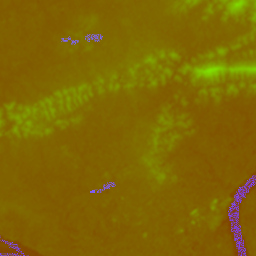
#> input picture data/liuzhou/open/terrain/12-3292-1761.png, 256 x 256 px, found by its file name; its folder holds 4 pictures in this run
$ python import-liuzhou-terrain.py
#> lines starting #> are read from the running program, lines starting #| are printed output that depends on the picture
"""Rebuild Liuzhou terrain from public Mapzen/AWS Terrarium DEM tiles.

Requires Pillow. Run from any directory with Python 3. Cached original tiles
remain in tmp/liuzhou/terrain; generated grids include their URL and SHA-256.
No visual exaggeration, summit painting, or vertical rescaling is performed.
"""
from concurrent.futures import ThreadPoolExecutor
from hashlib import sha256
from pathlib import Path
from urllib.request import urlopen
import json
import math

from PIL import Image

ROOT = Path(__file__).resolve().parents[1]
CACHE = ROOT / "tmp/liuzhou/terrain"
CACHE.mkdir(parents=True, exist_ok=True)
ZOOM = 12
ORIGIN = (109.41225, 24.31415)
EXTENT = (-6600, -10000, 10000, 7600)
STEP = 40


def mercator(lon, lat):
    n = 2 ** ZOOM * 256
    return ((lon + 180) / 360 * n,
            (1 - math.asinh(math.tan(math.radians(lat))) / math.pi) / 2 * n)


def coordinate(x, z):
    return ORIGIN[0] + x / 101458, ORIGIN[1] - z / 111320


corners = [mercator(*coordinate(x, z)) for x in EXTENT[::2] for z in EXTENT[1::2]]
tile_keys = [(x, y)
             for x in range(math.floor(min(p[0] for p in corners) / 256), math.floor(max(p[0] for p in corners) / 256) + 1)
             for y in range(math.floor(min(p[1] for p in corners) / 256), math.floor(max(p[1] for p in corners) / 256) + 1)]


def fetch(key):
#> called with key = (3292, 1761)
    x, y = key
    name = f"{ZOOM}-{x}-{y}.png"
    target = CACHE / name
    url = f"https://s3.amazonaws.com/elevation-tiles-prod/terrarium/{ZOOM}/{x}/{y}.png"
    if not target.exists():
        with urlopen(url, timeout=60) as response:
            target.write_bytes(response.read())
    with Image.open(target) as source:
#> source is the input picture: PIL image 256x256 RGB; mean R, G, B 128, 103.1, 2.4
        pixels = list(source.convert("RGB").getdata())
#> pixels = 65536 items
    heights = [r * 256 + g + b / 256 - 32768 for r, g, b in pixels]
#> heights = 65536 items
    return key, heights, {"url": url, "sha256": sha256(target.read_bytes()).hexdigest()}


with ThreadPoolExecutor(max_workers=3) as pool:
    fetched = list(pool.map(fetch, tile_keys))
#> call 2 of fetch, with key = (3292, 1762)
#> in fetch (call 2), `x, y = key`: x = 3292; y = 1762
#> in fetch (call 2), `name = f"{ZOOM}-{x}-{y}.png"`: name = '12-3292-1762.png'
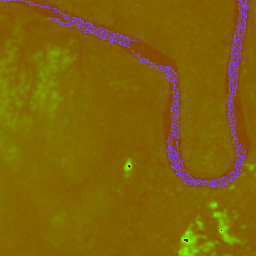
#> input picture data/liuzhou/open/terrain/12-3292-1762.png, 256 x 256 px, found by its file name
#> in fetch, source is the input picture: PIL image 256x256 RGB; mean R, G, B 128, 98.2, 7.6
#> call 3 of fetch, with key = (3292, 1763)
#> in fetch (call 3), `x, y = key`: y = 1763
#> in fetch (call 3), `name = f"{ZOOM}-{x}-{y}.png"`: name = '12-3292-1763.png'
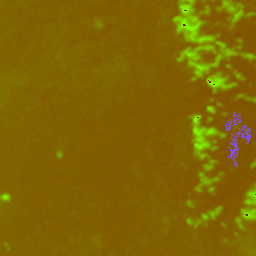
#> input picture data/liuzhou/open/terrain/12-3292-1763.png, 256 x 256 px, found by its file name
#> in fetch, source is the input picture: PIL image 256x256 RGB; mean R, G, B 128, 101.2, 1.1
#> call 4 of fetch, with key = (3293, 1761)
#> in fetch (call 4), `x, y = key`: x = 3293; y = 1761
#> in fetch (call 4), `name = f"{ZOOM}-{x}-{y}.png"`: name = '12-3293-1761.png'
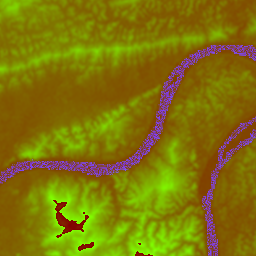
#> input picture data/liuzhou/open/terrain/12-3293-1761.png, 256 x 256 px, found by its file name
#> in fetch, source is the input picture: PIL image 256x256 RGB; mean R, G, B 128, 118, 8.5
#> (the run stopped early here; a loop or call above may not have finished)
